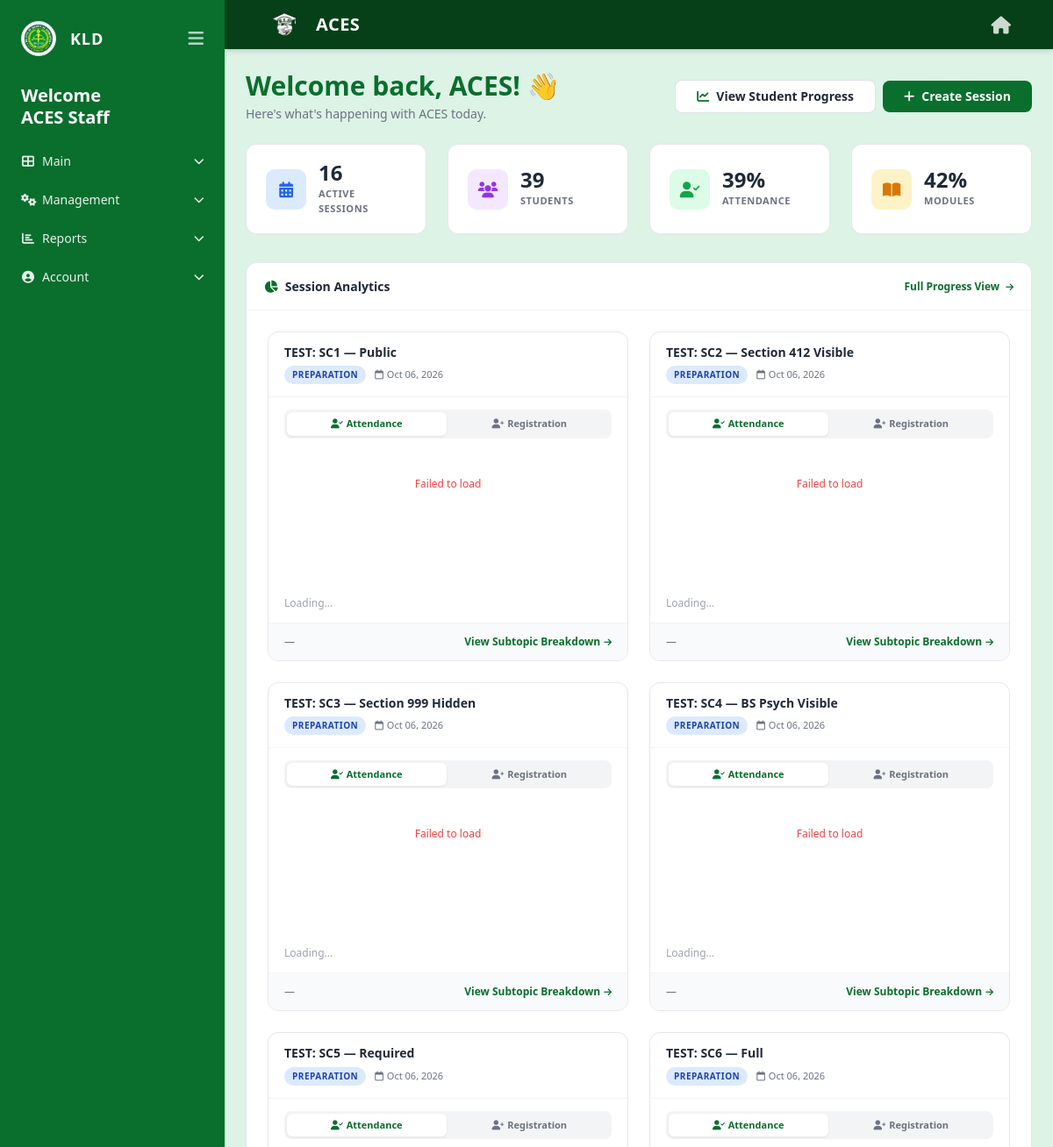
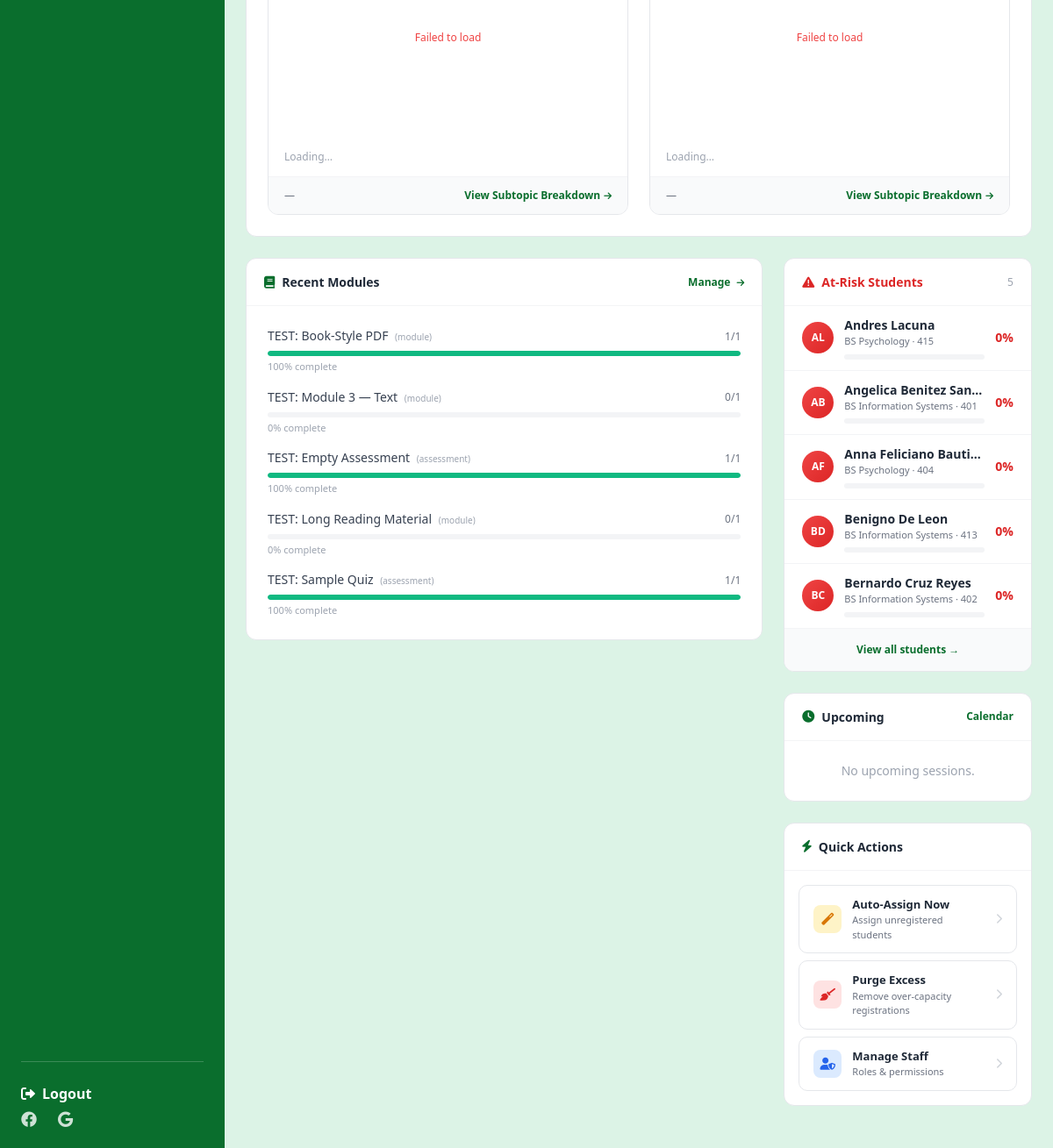
The page /staff/dashboard.php (signed in) on the database its author committed (2 pictures, top to bottom).
### tables this page shows
CREATE TABLE `users` (
  `user_id` int(11) NOT NULL AUTO_INCREMENT,
  `email` varchar(100) NOT NULL,
  `password_hash` varchar(255) NOT NULL,
  `is_verified` tinyint(1) NOT NULL DEFAULT 0,
  `verification_token` varchar(64) DEFAULT NULL,
  `verification_expires` datetime DEFAULT NULL,
  `reset_token` varchar(64) DEFAULT NULL,
  `reset_expires` datetime DEFAULT NULL,
  `full_name` varchar(100) NOT NULL,
  `role` enum('student','staff') NOT NULL,
  `staff_role` enum('admin','lead','viewer') DEFAULT 'viewer',
  `is_active` tinyint(1) NOT NULL DEFAULT 1,
  `created_by` int(11) DEFAULT NULL,
  `created_at` datetime DEFAULT current_timestamp(),
  PRIMARY KEY (`user_id`),
  UNIQUE KEY `email` (`email`),
  KEY `idx_staff_role` (`staff_role`)
);

CREATE TABLE `sessions` (
  `session_id` int(11) NOT NULL AUTO_INCREMENT,
  `title` varchar(100) NOT NULL,
  `phase` enum('Preparation','Pre-Employment','Career Fair') NOT NULL,
  `date` date NOT NULL,
  `start_time` time NOT NULL,
  `end_time` time NOT NULL,
  `description` text DEFAULT NULL,
  `created_by` int(11) NOT NULL,
  `proctor` varchar(100) DEFAULT 'TBA',
  `location` varchar(200) DEFAULT 'TBA',
  `is_deleted` tinyint(1) DEFAULT 0,
  `allow_multiple` tinyint(1) NOT NULL DEFAULT 0,
  PRIMARY KEY (`session_id`),
  KEY `created_by` (`created_by`),
  KEY `phase` (`phase`),
  CONSTRAINT `sessions_ibfk_1` FOREIGN KEY (`created_by`) REFERENCES `users` (`user_id`)
);

CREATE TABLE `modules` (
  `module_id` int(11) NOT NULL AUTO_INCREMENT,
  `subtopic_id` int(11) NOT NULL,
  `title` varchar(200) NOT NULL,
  `description` text DEFAULT NULL,
  `due_date` date DEFAULT NULL,
  `created_by` int(11) NOT NULL,
  `created_at` datetime DEFAULT current_timestamp(),
  `type` enum('module','assessment') NOT NULL DEFAULT 'module',
  `content` text DEFAULT NULL,
  `is_deleted` tinyint(1) DEFAULT 0,
  `updated_at` datetime DEFAULT NULL ON UPDATE current_timestamp(),
  PRIMARY KEY (`module_id`),
  KEY `subtopic_id` (`subtopic_id`),
  KEY `created_by` (`created_by`),
  CONSTRAINT `modules_ibfk_1` FOREIGN KEY (`subtopic_id`) REFERENCES `subtopics` (`subtopic_id`) ON DELETE CASCADE,
  CONSTRAINT `modules_ibfk_2` FOREIGN KEY (`created_by`) REFERENCES `users` (`user_id`)
);

CREATE TABLE `students` (
  `student_id` varchar(50) NOT NULL,
  `user_id` int(11) NOT NULL,
  `section` varchar(50) NOT NULL,
  `program` varchar(100) NOT NULL,
  `middle_name` varchar(50) DEFAULT NULL,
  `suffix` varchar(10) DEFAULT NULL,
  `telephone` varchar(20) DEFAULT NULL,
  `mobile` varchar(20) DEFAULT NULL,
  `username` varchar(50) DEFAULT NULL,
  `is_deleted` tinyint(1) DEFAULT 0,
  PRIMARY KEY (`student_id`),
  UNIQUE KEY `user_id` (`user_id`),
  UNIQUE KEY `username` (`username`),
  CONSTRAINT `students_ibfk_1` FOREIGN KEY (`user_id`) REFERENCES `users` (`user_id`) ON DELETE CASCADE
);

### staff/dashboard.php (the view, shortened to what the rows shown need)
<?php
require_once __DIR__ . '/../includes/auth.php';
$stmt = $pdo->prepare("SELECT full_name FROM users WHERE user_id = ?");
$stmt->execute([$_SESSION['user_id']]);
$staff = $stmt->fetch();
$staff_name = $staff['full_name'] ?? 'Staff';
$first_name = explode(' ', trim($staff_name))[0];
$sessions_for_charts = $pdo->query("
    SELECT session_id, title, phase, date
    FROM sessions
    WHERE is_deleted = 0
    ORDER BY date DESC, title
    LIMIT 6
")->fetchAll();
$at_risk_students = $pdo->query("
    SELECT
        s.student_id, s.program, s.section, u.full_name,
        COUNT(DISTINCT r.subtopic_id) AS reg_count,
        COALESCE(SUM(CASE WHEN a.attendance_status = 'present' THEN 1 ELSE 0 END), 0) AS present_count
    FROM students s
    JOIN users u ON s.user_id = u.user_id
    LEFT JOIN registrations r ON r.student_id = s.student_id
    LEFT JOIN attendance a ON a.student_id = s.student_id AND a.subtopic_id = r.subtopic_id
    WHERE s.is_deleted = 0
    GROUP BY s.student_id, s.program, s.section, u.full_name
    HAVING COUNT(DISTINCT r.subtopic_id) > 0
    ORDER BY (COALESCE(SUM(CASE WHEN a.attendance_status = 'present' THEN 1 ELSE 0 END), 0) / COUNT(DISTINCT r.subtopic_id)) ASC, u.full_name
    LIMIT 5
")->fetchAll();
$modules_summary = $pdo->query("
    SELECT
        m.module_id, m.title, m.type,
        COUNT(DISTINCT r.student_id) AS student_count,
        COUNT(DISTINCT CASE WHEN sp.completed = 1 THEN sp.student_id END) AS completed_count
    FROM modules m
    LEFT JOIN subtopics st ON st.subtopic_id = m.subtopic_id
    LEFT JOIN registrations r ON r.subtopic_id = st.subtopic_id
    LEFT JOIN student_module_progress sp ON sp.module_id = m.module_id AND sp.student_id = r.student_id
    WHERE m.is_deleted = 0
    GROUP BY m.module_id
    ORDER BY m.created_at DESC
    LIMIT 5
")->fetchAll();
?>
<!DOCTYPE html>
<html lang="en" class="h-full">
<head>
    <link href="https://cdn.jsdelivr.net/npm/bootstrap@5.3.0/dist/css/bootstrap.min.css" rel="stylesheet">
    <script src="https://cdn.tailwindcss.com"></script>
    <link rel="stylesheet" href="https://cdnjs.cloudflare.com/ajax/libs/font-awesome/6.0.0/css/all.min.css">
</head>
<body class="bg-[#dcf3e6] h-screen flex flex-col md:flex-row overflow-hidden">
<?php include '../includes/staff_sidebar.php'; ?>
<div class="flex-1 flex flex-col overflow-hidden">
    <main class="flex-1 p-4 md:p-8 overflow-y-auto no-scrollbar">
        <div class="flex flex-wrap items-center justify-between gap-4 mb-6 fade-in">
            <div>
                <h1 class="text-2xl md:text-3xl font-bold text-[#0a6e2d]">Welcome back, <?= htmlspecialchars($first_name) ?>! 👋</h1>
                <p class="text-sm text-gray-500 mt-1">Here's what's happening with ACES today.</p>
            </div>
        </div>
        <div class="panel mb-6 fade-in">
            <?php if (empty($sessions_for_charts)): ?>
                <div class="p-12 text-center text-gray-400">
                    <i class="fas fa-chart-pie text-4xl mb-3"></i>
                    <p>No sessions to analyze yet.</p>
                </div>
            <?php else: ?>
                <div class="p-4">
                    <div class="grid grid-cols-1 md:grid-cols-2 xl:grid-cols-3 gap-4" id="analyticsGrid">
                        <?php foreach ($sessions_for_charts as $sess):
                            $phaseKey = str_replace(' ', '-', $sess['phase']);
                        ?>
                            <div class="analytics-card fade-in"
                                 data-session-id="<?= $sess['session_id'] ?>"
                                 data-title="<?= htmlspecialchars($sess['title']) ?>"
                                 data-phase="<?= htmlspecialchars($sess['phase']) ?>">
                                <div class="analytics-header">
                                    <div class="analytics-title"><?= htmlspecialchars($sess['title']) ?></div>
                                    <div class="analytics-meta">
                                        <span class="phase-badge phase-<?= $phaseKey ?>"><?= htmlspecialchars($sess['phase']) ?></span>
                                        <span><i class="far fa-calendar mr-1"></i><?= date('M d, Y', strtotime($sess['date'])) ?></span>
                                    </div>
                                </div>
                                <div class="chart-tabs">
                                    <button class="chart-tab active" data-tab="attendance" data-session="<?= $sess['session_id'] ?>">
                                        <i class="fas fa-user-check mr-1"></i>Attendance
                                    </button>
                                    <button class="chart-tab" data-tab="registration" data-session="<?= $sess['session_id'] ?>">
                                        <i class="fas fa-user-plus mr-1"></i>Registration
                                    </button>
                                </div>
                                <div class="chart-canvas-wrap">
                                </div>
                                <div class="chart-legend" id="legend-<?= $sess['session_id'] ?>">
                                    <div class="legend-item text-xs text-gray-400">
                                        <span>Loading…</span>
                                    </div>
                                </div>
                                <div class="analytics-footer">
                                    <span class="text-xs text-gray-500" id="total-<?= $sess['session_id'] ?>">
                                        —
                                    </span>
                                    <button class="btn-view-detail"
                                            data-session-id="<?= $sess['session_id'] ?>"
                                            data-title="<?= htmlspecialchars($sess['title']) ?>"
                                            data-phase="<?= htmlspecialchars($sess['phase']) ?>">
                                        View Subtopic Breakdown <i class="fas fa-arrow-right text-[10px]"></i>
                                    </button>
                                </div>
                            </div>
                        <?php endforeach; ?>
                    </div>
                </div>
            <?php endif; ?>
        </div>
        <div class="grid grid-cols-1 lg:grid-cols-3 gap-6 mb-6">
            <div class="lg:col-span-2 space-y-6">
                <div class="panel fade-in">
                    <div class="p-4">
                        <?php if (empty($modules_summary)): ?>
                            <div class="text-center py-8 text-gray-400">
                                <i class="fas fa-book text-3xl mb-2"></i>
                                <p class="text-sm">No modules created yet.</p>
                                <a href="modules.php" class="text-xs text-[#0a6e2d] font-semibold hover:underline mt-2 inline-block">
                                    Create your first module →
                                </a>
                            </div>
                        <?php else: ?>
                            <div class="space-y-4">
                                <?php foreach ($modules_summary as $m):
                                    $pct = $m['pct'];
                                    $color = $pct >= 75 ? 'green' : ($pct >= 40 ? 'amber' : 'blue');
                                ?>
                                    <div>
                                        <div class="flex items-center justify-between text-sm mb-1.5">
                                            <span class="font-medium text-gray-700 truncate pr-2">
                                                <?= htmlspecialchars($m['title']) ?>
                                                <span class="text-[10px] text-gray-400 font-normal ml-1">
                                                    (<?= $m['type'] ?>)
                                                </span>
                                            </span>
                                            <span class="text-xs text-gray-500 whitespace-nowrap">
                                                <?= (int)$m['completed_count'] ?>/<?= (int)$m['student_count'] ?>
                                            </span>
                                        </div>
                                        <div class="progress-track">
                                            <div class="progress-fill <?= $color ?>" style="width: <?= $pct ?>%"></div>
                                        </div>
                                        <div class="text-[11px] text-gray-400 mt-1"><?= $pct ?>% complete</div>
                                    </div>
                                <?php endforeach; ?>
                            </div>
                        <?php endif; ?>
                    </div>
                </div>
            </div>
            <div class="space-y-6">
                <div class="panel fade-in">
                    <?php if (empty($at_risk_students)): ?>
                        <div class="text-center py-8 text-gray-400">
                            <i class="fas fa-check-circle text-3xl text-green-400 mb-2"></i>
                            <p class="text-sm">Everyone is on track! 🎉</p>
                        </div>
                    <?php else: ?>
                        <div>
                            <?php foreach ($at_risk_students as $ar):
                                $pct = $ar['progress_pct'];
                            ?>
                                <div class="at-risk-row">
                                    <div class="at-risk-avatar"><?= $ar['initials'] ?></div>
                                    <div class="flex-1 min-w-0">
                                        <div class="text-sm font-semibold text-gray-800 truncate">
                                            <?= htmlspecialchars($ar['full_name']) ?>
                                        </div>
                                        <div class="text-[11px] text-gray-500 truncate">
                                            <?= htmlspecialchars($ar['program']) ?> · <?= htmlspecialchars($ar['section']) ?>
                                        </div>
                                        <div class="progress-track mt-1.5">
                                        </div>
                                    </div>
                                    <div class="text-sm font-bold text-red-600 whitespace-nowrap"><?= $pct ?>%</div>
                                </div>
                            <?php endforeach; ?>
                        </div>
                    <?php endif; ?>
                </div>
            </div>
        </div>
    </main>
</div>
</body>
</html>

### includes/staff_sidebar.php (shortened to what the rows shown need)
<aside id="staffSidebar" class="hidden md:flex w-64 bg-[#0a6e2d] text-white flex-col justify-between p-4 shrink-0 h-full transition-all duration-300 overflow-hidden">
    <div>
        <div class="mb-6 sidebar-text">
            <h2 class="text-xl font-bold leading-tight">Welcome<br><?= htmlspecialchars($staff_name) ?></h2>
        </div>
    </div>
</aside>

### rows shown on the page
users: full_name "ACES Staff", full_name "ACES"
sessions: title "TEST: SC1 — Public", phase "PREPARATION", date "Oct 06, 2026"
sessions: title "TEST: SC2 — Section 412 Visible", phase "PREPARATION", date "Oct 06, 2026"
sessions: title "TEST: SC3 — Section 999 Hidden", phase "PREPARATION", date "Oct 06, 2026"
sessions: title "TEST: SC4 — BS Psych Visible", phase "PREPARATION", date "Oct 06, 2026"
sessions: title "TEST: SC5 — Required", phase "PREPARATION", date "Oct 06, 2026"
sessions: title "TEST: SC6 — Full", phase "PREPARATION", date "Oct 06, 2026"
modules: title "TEST: Book-Style PDF", type "module", completed_count "1", student_count "1", pct "100"
modules: title "TEST: Module 3 — Text", type "module", completed_count "0", student_count "1", pct "0"
modules: title "TEST: Empty Assessment", type "assessment", completed_count "1", student_count "1", pct "100"
modules: title "TEST: Long Reading Material", type "module", completed_count "0", student_count "1", pct "0"
modules: title "TEST: Sample Quiz", type "assessment", completed_count "1", student_count "1", pct "100"
students: initials "AL", user.full_name "Andres Lacuna", program "BS Psychology", section "415", pct "0"
students: initials "AB", user.full_name "Angelica Benitez San…", program "BS Information Systems", section "401", pct "0"
students: initials "AF", user.full_name "Anna Feliciano Bauti…", program "BS Psychology", section "404", pct "0"
students: initials "BD", user.full_name "Benigno De Leon", program "BS Information Systems", section "413", pct "0"
students: initials "BC", user.full_name "Bernardo Cruz Reyes", program "BS Information Systems", section "402", pct "0"

### other values the page prints
$active_sessions "16"
$total_students "39"
$overall_att_pct "39"
$overall_mod_pct "42"
count($at_risk_students) "5"
